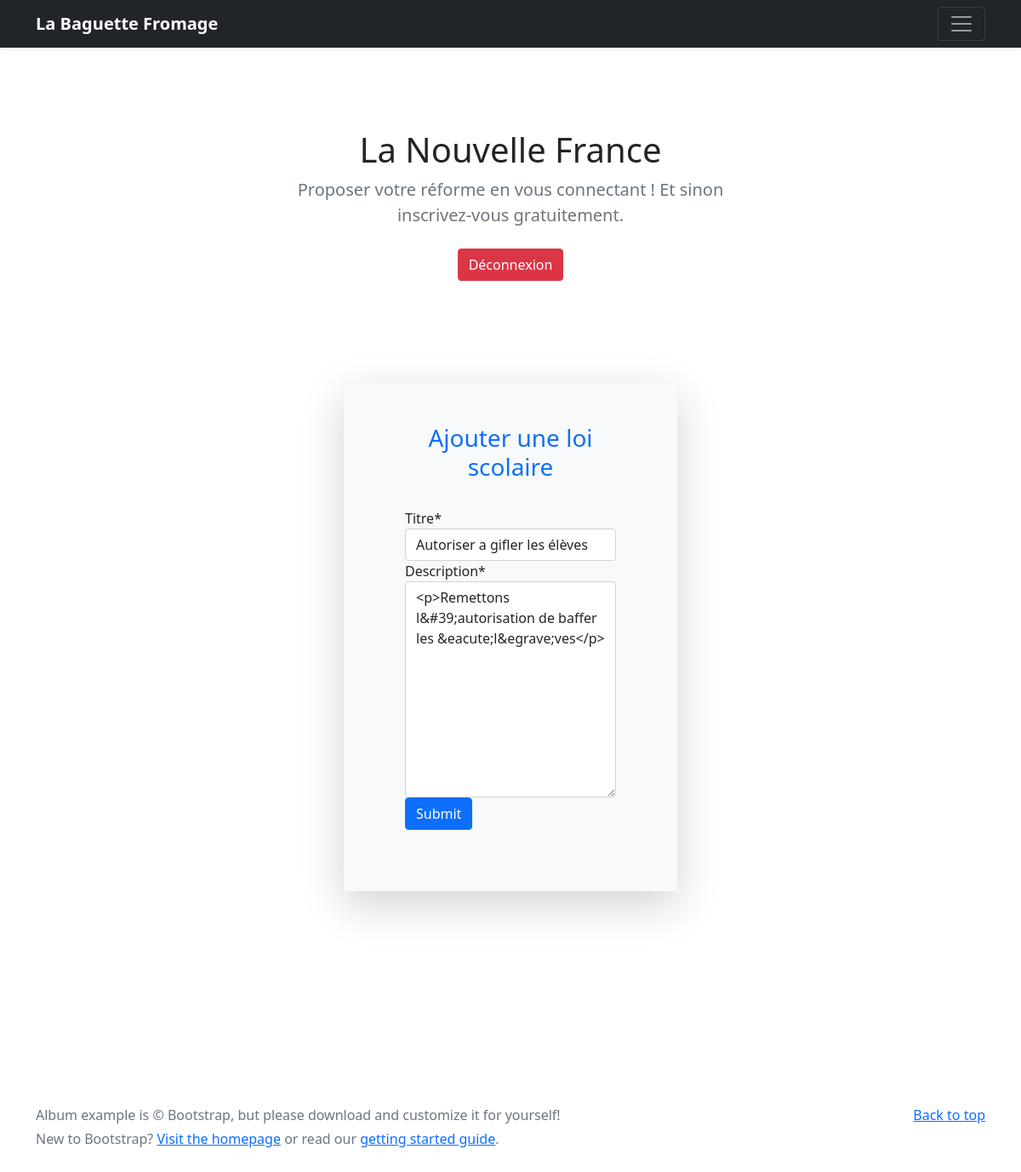
/1/updates (signed in), run on the app's committed database.
### france_idee/models.py (models this page shows)
class Scolaire(models.Model):
    titre = models.CharField(max_length=250)
    auteur = models.ForeignKey(User,null=True, on_delete=models.CASCADE)
    description = FroalaField()
    likes = models.ManyToManyField(User, related_name='like_posts')

### france_idee/views.py (the view, shortened to what this page needs)
def ajouter_scolaire_view(request, id=0):
    if request.user.is_authenticated:
        if request.method == "GET":
            if id == 0:
                form = scolaireForm()
            else:
                scolaire = Scolaire.objects.get(pk=id)
                form = scolaireForm(instance=scolaire)
            return render(request,"ajouter_scolaire_view.html",{'form':form})
    else:
        return redirect('/')

### france_idee/forms.py
class scolaireForm(ModelForm):
	def __init__(self, *args, **kwargs):
		super(scolaireForm, self).__init__(*args, **kwargs)
		self.helper = FormHelper()
		self.helper.add_input(Submit('submit', 'Submit', css_class='btn-primary'))
		self.helper.form_method = 'POST'
	class Meta:
		model = Scolaire
		fields = ['titre', 'description']

### france_idee/templates/ajouter_scolaire_view.html (shortened to what this page needs)
{% extends "base.html" %}
{% load crispy_forms_tags %}
{% block content %}
<main>
  <section class="py-5 text-center container">
    <div class="row py-lg-5">
      <div class="col-lg-6 col-md-8 mx-auto">
        <h1 class="fw-light">La Nouvelle France</h1>
        <p class="lead text-muted">Proposer votre réforme en vous connectant ! Et sinon inscrivez-vous gratuitement.</p>
        <p>
            {% if request.user.is_authenticated %}
          <a href="{% url 'logout_view' %}" class="btn btn-danger my-2">Déconnexion</a>
            {% else %}
          <a href="{% url 'login_view' %}" class="btn btn-primary my-2">Connectez-vous</a>
          <a href="{% url 'register_view' %}" class="btn btn-secondary my-2">Inscription</a>
            {% endif %}
        </p>
      </div>
    </div>
  </section>
<div class="container-fluid vh-100">
            <div class="">
                <div class="rounded d-flex justify-content-center">
                    <div class="col-md-4 col-sm-12 shadow-lg p-5 bg-light">
                        <div class="text-center">
                            <h3 class="text-primary">Ajouter une loi scolaire</h3>
                        </div>
                        <div class="p-4">
                            <form action="" method="POST">
                                {% crispy form %}
                            </form>
                        </div>
                    </div>
                </div>
            </div>
        </div>
</main>
{% endblock %}

### data on the page
Scolaire: titre "Autoriser a gifler les élèves", description "<p>Remettons l&#39;autorisation de baffer les &eacute;l&egrave;ves</p>"
